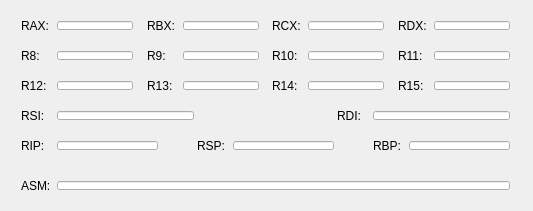
<?xml version="1.0" encoding="UTF-8"?>
<ui version="4.0">
 <class>MainWindow</class>
 <widget class="QMainWindow" name="MainWindow">
  <property name="geometry">
   <rect>
    <x>0</x>
    <y>0</y>
    <width>533</width>
    <height>211</height>
   </rect>
  </property>
  <property name="minimumSize">
   <size>
    <width>533</width>
    <height>0</height>
   </size>
  </property>
  <property name="maximumSize">
   <size>
    <width>533</width>
    <height>16777215</height>
   </size>
  </property>
  <property name="windowTitle">
   <string>.: uwu :.</string>
  </property>
  <widget class="QWidget" name="centralWidget">
   <widget class="QWidget" name="horizontalLayoutWidget">
    <property name="geometry">
     <rect>
      <x>10</x>
      <y>10</y>
      <width>511</width>
      <height>31</height>
     </rect>
    </property>
    <layout class="QHBoxLayout" name="horizontalLayout">
     <item>
      <widget class="QLabel" name="label">
       <property name="minimumSize">
        <size>
         <width>30</width>
         <height>0</height>
        </size>
       </property>
       <property name="text">
        <string>RAX:</string>
       </property>
      </widget>
     </item>
     <item>
      <widget class="QLineEdit" name="txtRax"/>
     </item>
     <item>
      <spacer name="horizontalSpacer">
       <property name="orientation">
        <enum>Qt::Horizontal</enum>
       </property>
       <property name="sizeHint" stdset="0">
        <size>
         <width>40</width>
         <height>20</height>
        </size>
       </property>
      </spacer>
     </item>
     <item>
      <widget class="QLabel" name="label_2">
       <property name="minimumSize">
        <size>
         <width>30</width>
         <height>0</height>
        </size>
       </property>
       <property name="text">
        <string>RBX:</string>
       </property>
      </widget>
     </item>
     <item>
      <widget class="QLineEdit" name="txtRbx"/>
     </item>
     <item>
      <spacer name="horizontalSpacer_2">
       <property name="orientation">
        <enum>Qt::Horizontal</enum>
       </property>
       <property name="sizeHint" stdset="0">
        <size>
         <width>40</width>
         <height>20</height>
        </size>
       </property>
      </spacer>
     </item>
     <item>
      <widget class="QLabel" name="label_3">
       <property name="minimumSize">
        <size>
         <width>30</width>
         <height>0</height>
        </size>
       </property>
       <property name="text">
        <string>RCX:</string>
       </property>
      </widget>
     </item>
     <item>
      <widget class="QLineEdit" name="txtRcx"/>
     </item>
     <item>
      <spacer name="horizontalSpacer_3">
       <property name="orientation">
        <enum>Qt::Horizontal</enum>
       </property>
       <property name="sizeHint" stdset="0">
        <size>
         <width>40</width>
         <height>20</height>
        </size>
       </property>
      </spacer>
     </item>
     <item>
      <widget class="QLabel" name="label_4">
       <property name="minimumSize">
        <size>
         <width>30</width>
         <height>0</height>
        </size>
       </property>
       <property name="text">
        <string>RDX:</string>
       </property>
      </widget>
     </item>
     <item>
      <widget class="QLineEdit" name="txtRdx"/>
     </item>
    </layout>
   </widget>
   <widget class="QWidget" name="horizontalLayoutWidget_2">
    <property name="geometry">
     <rect>
      <x>10</x>
      <y>170</y>
      <width>511</width>
      <height>31</height>
     </rect>
    </property>
    <layout class="QHBoxLayout" name="horizontalLayout_2">
     <item>
      <widget class="QLabel" name="label_5">
       <property name="minimumSize">
        <size>
         <width>30</width>
         <height>0</height>
        </size>
       </property>
       <property name="text">
        <string>ASM:</string>
       </property>
      </widget>
     </item>
     <item>
      <widget class="QLineEdit" name="txtCode"/>
     </item>
    </layout>
   </widget>
   <widget class="QWidget" name="horizontalLayoutWidget_4">
    <property name="geometry">
     <rect>
      <x>10</x>
      <y>40</y>
      <width>511</width>
      <height>31</height>
     </rect>
    </property>
    <layout class="QHBoxLayout" name="horizontalLayout_4">
     <item>
      <widget class="QLabel" name="label_10">
       <property name="minimumSize">
        <size>
         <width>30</width>
         <height>0</height>
        </size>
       </property>
       <property name="text">
        <string>R8:</string>
       </property>
      </widget>
     </item>
     <item>
      <widget class="QLineEdit" name="txtR8"/>
     </item>
     <item>
      <spacer name="horizontalSpacer_7">
       <property name="orientation">
        <enum>Qt::Horizontal</enum>
       </property>
       <property name="sizeHint" stdset="0">
        <size>
         <width>40</width>
         <height>20</height>
        </size>
       </property>
      </spacer>
     </item>
     <item>
      <widget class="QLabel" name="label_11">
       <property name="minimumSize">
        <size>
         <width>30</width>
         <height>0</height>
        </size>
       </property>
       <property name="text">
        <string>R9:</string>
       </property>
      </widget>
     </item>
     <item>
      <widget class="QLineEdit" name="txtR9"/>
     </item>
     <item>
      <spacer name="horizontalSpacer_8">
       <property name="orientation">
        <enum>Qt::Horizontal</enum>
       </property>
       <property name="sizeHint" stdset="0">
        <size>
         <width>40</width>
         <height>20</height>
        </size>
       </property>
      </spacer>
     </item>
     <item>
      <widget class="QLabel" name="label_12">
       <property name="minimumSize">
        <size>
         <width>30</width>
         <height>0</height>
        </size>
       </property>
       <property name="text">
        <string>R10:</string>
       </property>
      </widget>
     </item>
     <item>
      <widget class="QLineEdit" name="txtR10"/>
     </item>
     <item>
      <spacer name="horizontalSpacer_9">
       <property name="orientation">
        <enum>Qt::Horizontal</enum>
       </property>
       <property name="sizeHint" stdset="0">
        <size>
         <width>40</width>
         <height>20</height>
        </size>
       </property>
      </spacer>
     </item>
     <item>
      <widget class="QLabel" name="label_13">
       <property name="minimumSize">
        <size>
         <width>30</width>
         <height>0</height>
        </size>
       </property>
       <property name="text">
        <string>R11:</string>
       </property>
      </widget>
     </item>
     <item>
      <widget class="QLineEdit" name="txtR11"/>
     </item>
    </layout>
   </widget>
   <widget class="QWidget" name="horizontalLayoutWidget_5">
    <property name="geometry">
     <rect>
      <x>10</x>
      <y>70</y>
      <width>511</width>
      <height>31</height>
     </rect>
    </property>
    <layout class="QHBoxLayout" name="horizontalLayout_5">
     <item>
      <widget class="QLabel" name="label_14">
       <property name="minimumSize">
        <size>
         <width>30</width>
         <height>0</height>
        </size>
       </property>
       <property name="text">
        <string>R12:</string>
       </property>
      </widget>
     </item>
     <item>
      <widget class="QLineEdit" name="txtR12"/>
     </item>
     <item>
      <spacer name="horizontalSpacer_10">
       <property name="orientation">
        <enum>Qt::Horizontal</enum>
       </property>
       <property name="sizeHint" stdset="0">
        <size>
         <width>40</width>
         <height>20</height>
        </size>
       </property>
      </spacer>
     </item>
     <item>
      <widget class="QLabel" name="label_15">
       <property name="minimumSize">
        <size>
         <width>30</width>
         <height>0</height>
        </size>
       </property>
       <property name="text">
        <string>R13:</string>
       </property>
      </widget>
     </item>
     <item>
      <widget class="QLineEdit" name="txtR13"/>
     </item>
     <item>
      <spacer name="horizontalSpacer_11">
       <property name="orientation">
        <enum>Qt::Horizontal</enum>
       </property>
       <property name="sizeHint" stdset="0">
        <size>
         <width>40</width>
         <height>20</height>
        </size>
       </property>
      </spacer>
     </item>
     <item>
      <widget class="QLabel" name="label_16">
       <property name="minimumSize">
        <size>
         <width>30</width>
         <height>0</height>
        </size>
       </property>
       <property name="text">
        <string>R14:</string>
       </property>
      </widget>
     </item>
     <item>
      <widget class="QLineEdit" name="txtR14"/>
     </item>
     <item>
      <spacer name="horizontalSpacer_12">
       <property name="orientation">
        <enum>Qt::Horizontal</enum>
       </property>
       <property name="sizeHint" stdset="0">
        <size>
         <width>40</width>
         <height>20</height>
        </size>
       </property>
      </spacer>
     </item>
     <item>
      <widget class="QLabel" name="label_17">
       <property name="minimumSize">
        <size>
         <width>30</width>
         <height>0</height>
        </size>
       </property>
       <property name="text">
        <string>R15:</string>
       </property>
      </widget>
     </item>
     <item>
      <widget class="QLineEdit" name="txtR15"/>
     </item>
    </layout>
   </widget>
   <widget class="QWidget" name="horizontalLayoutWidget_6">
    <property name="geometry">
     <rect>
      <x>10</x>
      <y>100</y>
      <width>511</width>
      <height>31</height>
     </rect>
    </property>
    <layout class="QHBoxLayout" name="horizontalLayout_6">
     <item>
      <widget class="QLabel" name="label_18">
       <property name="minimumSize">
        <size>
         <width>30</width>
         <height>0</height>
        </size>
       </property>
       <property name="text">
        <string>RSI:</string>
       </property>
      </widget>
     </item>
     <item>
      <widget class="QLineEdit" name="txtRsi"/>
     </item>
     <item>
      <spacer name="horizontalSpacer_13">
       <property name="orientation">
        <enum>Qt::Horizontal</enum>
       </property>
       <property name="sizeHint" stdset="0">
        <size>
         <width>40</width>
         <height>20</height>
        </size>
       </property>
      </spacer>
     </item>
     <item>
      <widget class="QLabel" name="label_19">
       <property name="minimumSize">
        <size>
         <width>30</width>
         <height>0</height>
        </size>
       </property>
       <property name="text">
        <string>RDI:</string>
       </property>
      </widget>
     </item>
     <item>
      <widget class="QLineEdit" name="txtRdi"/>
     </item>
    </layout>
   </widget>
   <widget class="QWidget" name="horizontalLayoutWidget_7">
    <property name="geometry">
     <rect>
      <x>10</x>
      <y>130</y>
      <width>511</width>
      <height>31</height>
     </rect>
    </property>
    <layout class="QHBoxLayout" name="horizontalLayout_7">
     <item>
      <widget class="QLabel" name="label_20">
       <property name="minimumSize">
        <size>
         <width>30</width>
         <height>0</height>
        </size>
       </property>
       <property name="text">
        <string>RIP:</string>
       </property>
      </widget>
     </item>
     <item>
      <widget class="QLineEdit" name="txtRip"/>
     </item>
     <item>
      <spacer name="horizontalSpacer_14">
       <property name="orientation">
        <enum>Qt::Horizontal</enum>
       </property>
       <property name="sizeHint" stdset="0">
        <size>
         <width>40</width>
         <height>20</height>
        </size>
       </property>
      </spacer>
     </item>
     <item>
      <widget class="QLabel" name="label_21">
       <property name="minimumSize">
        <size>
         <width>30</width>
         <height>0</height>
        </size>
       </property>
       <property name="text">
        <string>RSP:</string>
       </property>
      </widget>
     </item>
     <item>
      <widget class="QLineEdit" name="txtRsp"/>
     </item>
     <item>
      <spacer name="horizontalSpacer_15">
       <property name="orientation">
        <enum>Qt::Horizontal</enum>
       </property>
       <property name="sizeHint" stdset="0">
        <size>
         <width>40</width>
         <height>20</height>
        </size>
       </property>
      </spacer>
     </item>
     <item>
      <widget class="QLabel" name="label_22">
       <property name="minimumSize">
        <size>
         <width>30</width>
         <height>0</height>
        </size>
       </property>
       <property name="text">
        <string>RBP:</string>
       </property>
      </widget>
     </item>
     <item>
      <widget class="QLineEdit" name="txtRbp"/>
     </item>
    </layout>
   </widget>
  </widget>
 </widget>
 <layoutdefault spacing="6" margin="11"/>
 <resources/>
 <connections/>
</ui>
